Frame 1 (no input): blank canvas, image omitted
Frame 60 (no input): blank canvas, image omitted
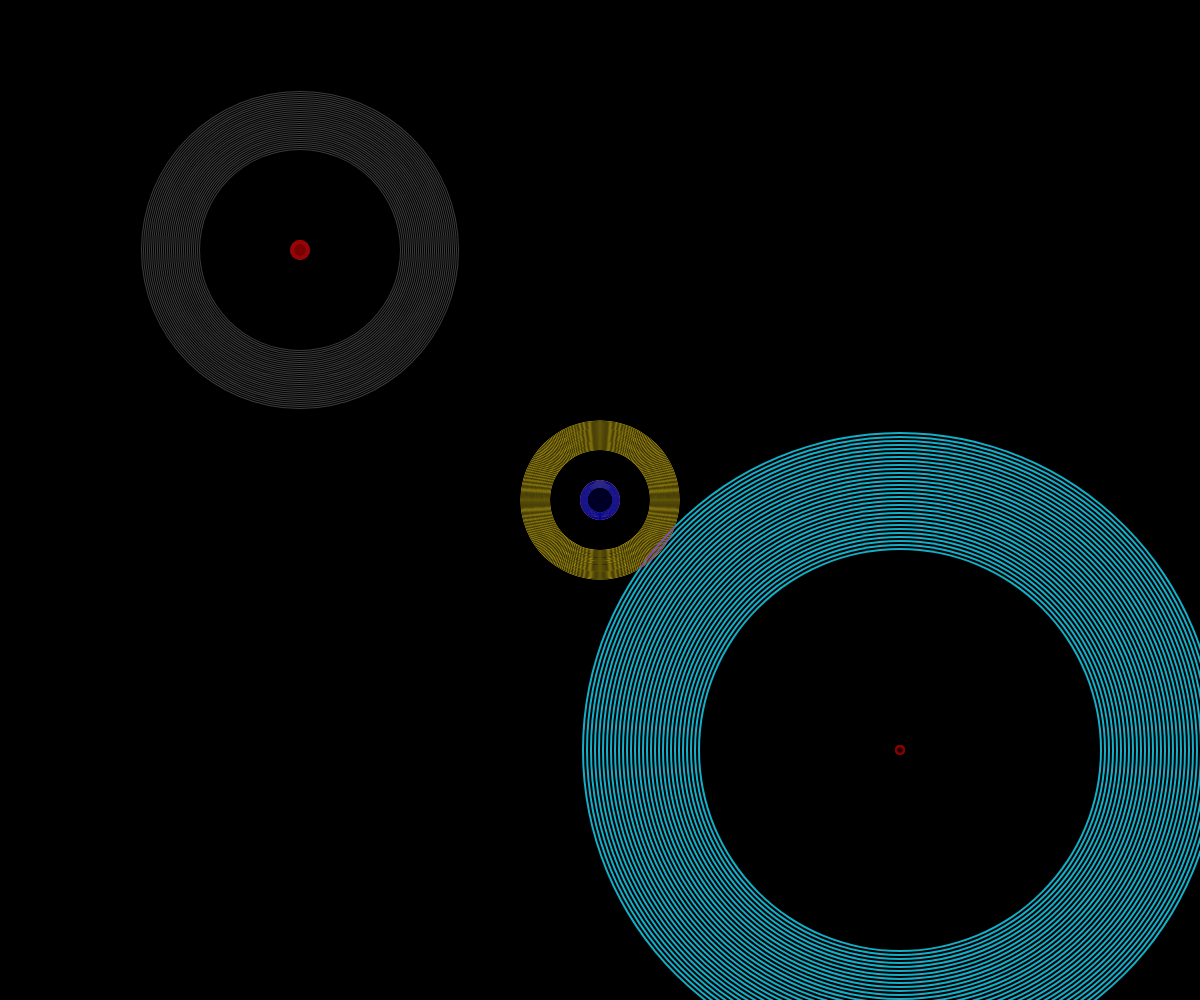
Frame 120 (the mouse pressed at the canvas centre since frame 60)

The p5.js sketch whose frames 1 and 60 were blank and that drew this single picture after the mouse press (run headless with seeded random() and noise() and a simulated clock; from frame 60 on, the mouse is pressed at the canvas centre):

// p5.js sketch
// ── sketch.js



var fr = 120;

var x = 100;

var f = false;





function setup() {



  createCanvas(windowWidth, windowHeight);
  background(0);


}

function draw() {
  //Placeholder. How to make swatches combine once they touch, not before????
  strokeWeight(100);

  blendMode(DIFFERENCE);


  if (f) {

    push();

      frameRate (fr);
      //Series of circles expanding into each other
      push();
      fill (19, 175, 200);
      ellipse (width*0.75, height*0.75, x*4, x*4);
      pop();
      push();
      fill (60,60,60);
      ellipse (width*0.25, height*0.25, x*2, x*2);
      pop();
      push();
      fill (200, 175, 19);
      ellipse (width/2, height/2, x, x);
      pop();
      push();
      fill (120,120,120);
      ellipse (width/0.25, height/0.25, x/2, x/2);
      pop();
      push();
      fill(150, 75, 255);
      ellipse (width/2, height/2, x/4, x/4);
      pop();
      push();
      fill (240,9,20);
      ellipse (width*0.25, height*0.25, x/8, x/8);
      pop();
      push();
      fill (255, 0, 0);
      ellipse (width*0.75, height*0.75, x/16, x/16);
      pop();

    pop();
    x++;
  } else {

    background(0, 0, 0);
  }


  // fill (200, 100, 75);
  // ellipse (windowWidth*0.75, windowHeight*0.75, x/2, x/2);

}
//Sketch animated on mousepress. Didn't know we were making a PHYSICAL button. Oops.
function mousePressed() {
  if (dist(mouseX, mouseY, windowWidth, windowHeight) < 0); {
    f = !f;
  }

}
